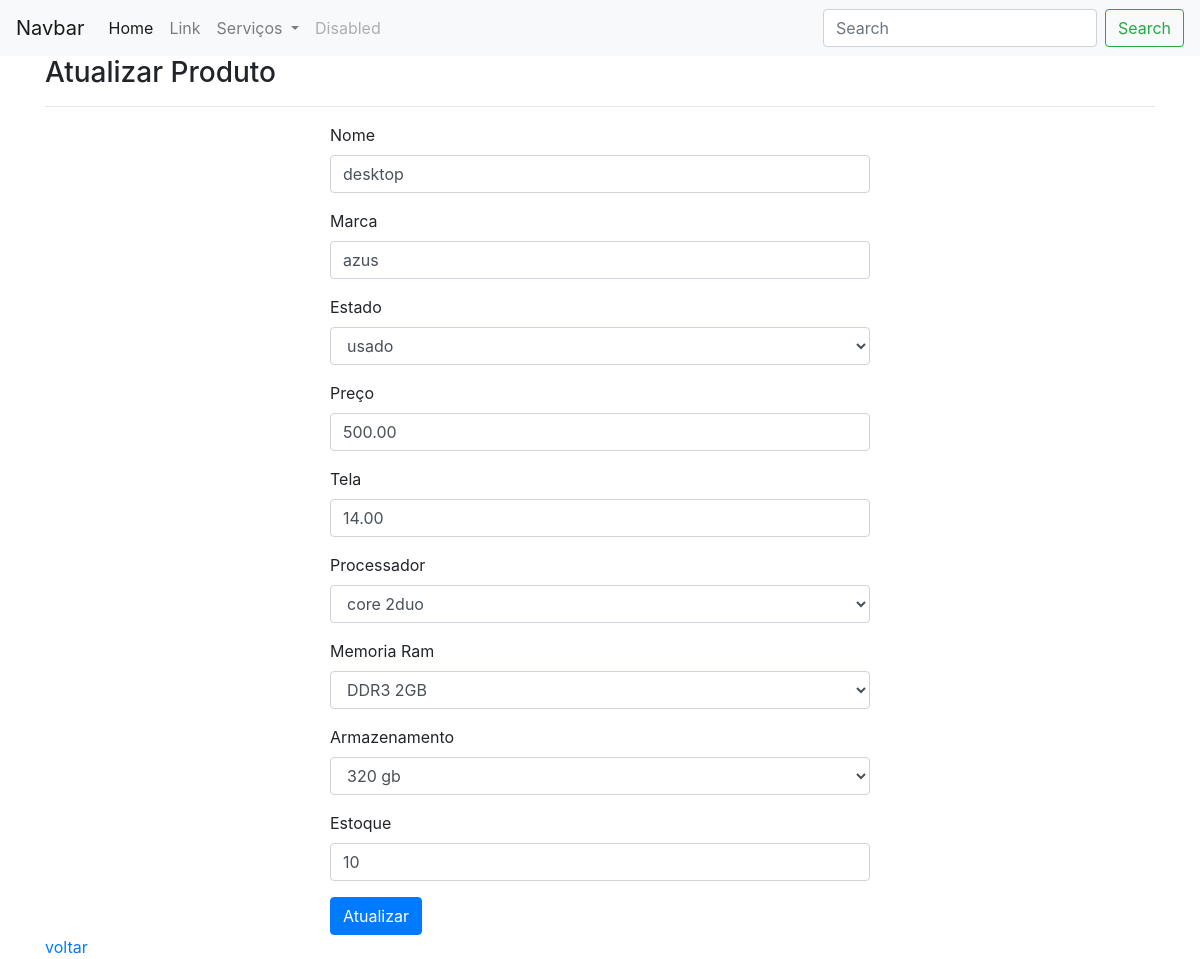
/update_produto/7/, run on the app's committed database.
### core/models.py (models this page shows, shortened)
class Produto(models.Model):
    situacao = [
        ('novo', 'novo'),
        ('usado', 'usado'),
        ('recuperado', 'recuperado'),
    ]
    processador = [
        ('core', 'core 2duo'),
        ('i3', 'core i3'),
        ('i5', 'core i5'),
        ('i7', 'core i7'),
        ('i9', 'core i9'),
    ]
    memoria = [
        ('256', 'DDR3 256MB'),
        ('512', 'DDR3 512MB'),
        ('1GB', 'DDR3 1GB'),
        ('2GB', 'DDR3 2GB'),
        ('4GB', 'DDR3 4GB'),
        ('8GB', 'DDR3 8GB'),
        ('16GB', 'DDR3 16GB'),
    ]
    hd = [
        ('128', '128 gb'),
        ('320', '320 gb'),
        ('500', '500 gb'),
        ('1', '1 tb'),
        ('2', '2 tb'),
    ]
    nome = models.CharField('Nome', max_length=45)
    marca = models.CharField('Marca', max_length=45)
    estado = models.CharField('Estado', max_length=10, choices=situacao)
    preco = models.DecimalField('Preço', max_digits=8, decimal_places=2)
    tela = models.DecimalField('Tela', max_digits=8, decimal_places=2)
    pro_cessador = models.CharField('Processador', max_length=10, choices=processador)
    m_ram = models.CharField('Memoria Ram', max_length=10, choices=memoria)
    storage = models.CharField('Armazenamento', max_length=10, choices=hd)
    estoque = models.IntegerField('Estoque')

### core/views.py (the view)
# urls.py: path('update_produto/<int:id>/', update_produto, name='update_produto'),
def update_produto(request, id):
    produto = get_object_or_404(Produto, id=id)
    form = ProdutoModel(request.POST or None, instance=produto)
    if form.is_valid():
        produto = form.save()
        produto.save()
        return redirect('produto')
    context = {'form': form}
    return render(request, 'update_produto.html', context)

### core/forms.py
class ProdutoModel(forms.ModelForm):
    class Meta:
        model = Produto
        fields = ['nome', 'marca', 'estado', 'preco', 'tela',
                  'pro_cessador', 'm_ram', 'storage', 'estoque']

### core/templates/update_produto.html (shortened to what this page needs)
{% extends 'base.html' %}
{% load bootstrap4 %}
{% block content %}
<h3>Atualizar Produto</h3><hr>
<div class="row">
    <div class="col col-md3"></div>
    <div class="col col-md-6 text-align">
        <form method="post" class="form" autocomplete="off" enctype="multipart/form-data">
            {% bootstrap_form form %}
            {% buttons %}
            <button type="submit" class="btn btn-primary">Atualizar</button>
            {% endbuttons %}
        </form>
    </div>
    <div class="col col-md3"></div>
</div>
    <a href="{% url 'produto' %}">voltar</a>
{% endblock %}

### data on the page
Produto: nome "desktop", marca "azus", estado "usado", preco "500.00", tela "14.00", pro_cessador "core 2duo", m_ram "DDR3 2GB", storage "320 gb", estoque "10"
